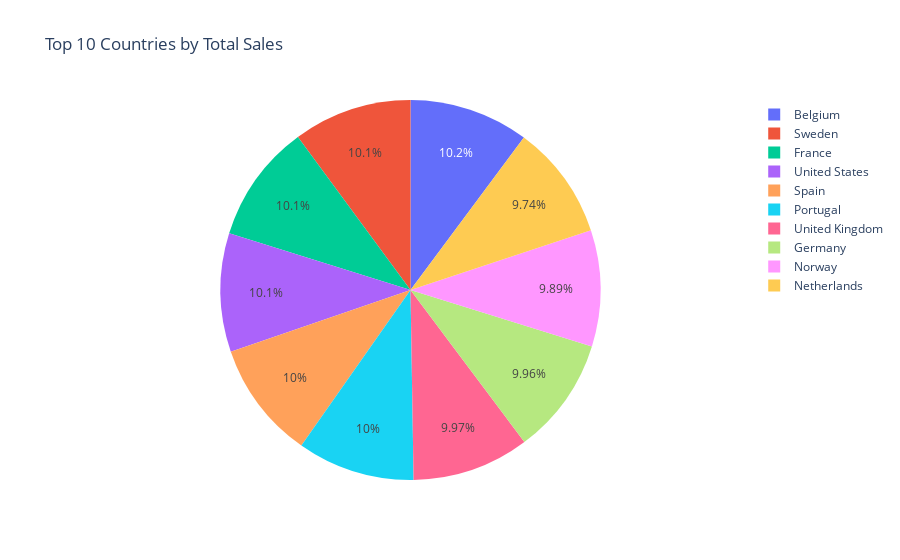

The cell this chart's notebook holds for it:
### Code cell
# top countries by total sales 
country_TotalSale =cleaned_data.groupby('Country')['TotalSales'].sum().sort_values(ascending=False).reset_index()
country_TotalSale
fig5=px.pie(country_TotalSale.head(10), names='Country', values='TotalSales', title='Top 10 Countries by Total Sales')
fig5

### Figure 1 — Plotly figure (JSON) as saved in the notebook; plotly's stock layout.template omitted (floating-point values rounded to 4 significant figures)
{"data": [{"domain": {"x": [0, 1], "y": [0, 1]}, "hovertemplate": "Country=%{label}<br>TotalSales=%{value}<extra></extra>", "labels": ["Belgium", "Sweden", "France", "United States", "Spain", "Portugal", "United Kingdom", "Germany", "Norway", "Netherlands"], "legendgroup": "", "name": "", "showlegend": true, "type": "pie", "values": [4346000.0, 4311000.0, 4306000.0, 4306000.0, 4270000.0, 4269000.0, 4258000.0, 4255000.0, 4222000.0, 4158000.0]}], "layout": {"legend": {"tracegroupgap": 0}, "title": {"text": "Top 10 Countries by Total Sales"}}}
